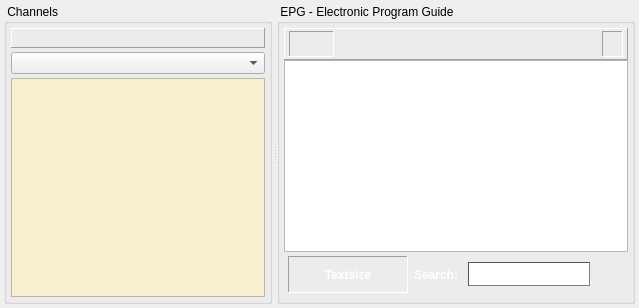
         <widget class="QWidget" name="epgTab">
          <property name="styleSheet">
           <string notr="true"/>
          </property>
          <attribute name="title">
           <string>Program Guide</string>
          </attribute>
          <layout class="QVBoxLayout" name="verticalLayout_3">
           <property name="margin">
            <number>4</number>
           </property>
           <item>
            <widget class="QSplitter" name="vSplitterChanEpg">
             <property name="styleSheet">
              <string notr="true">QSplitter#vSplitterChanEpg::handle {
     image: url(:/png/v_split);
 }

 QSplitter#vSplitterChanEpg::handle:horizontal {
     width: 5px;
 }

 QSplitter#vSplitterChanEpg::handle:vertical {
     height: 5px;
 }

 QSplitter#vSplitterChanEpg::handle:hover {
    image: url(:/png/v_split_hover);
 }

 QSplitter#vSplitterChanEpg::handle:pressed {
    image: url(:/png/v_split_pressed);
 }
</string>
             </property>
             <property name="orientation">
              <enum>Qt::Horizontal</enum>
             </property>
             <widget class="QGroupBox" name="groupChannels">
              <property name="title">
               <string> Channels </string>
              </property>
              <layout class="QVBoxLayout" name="verticalLayout_6">
               <property name="spacing">
                <number>4</number>
               </property>
               <property name="margin">
                <number>4</number>
               </property>
               <item>
                <widget class="QFrame" name="hFrameFav">
                 <property name="contextMenuPolicy">
                  <enum>Qt::DefaultContextMenu</enum>
                 </property>
                 <property name="styleSheet">
                  <string notr="true">QFrame#hFrameFav {
background-color: qlineargradient(spread:pad, x1:0, y1:0, x2:0, y2:1, stop:0 #eee, 	stop:0.7 grey, stop:1 #dedede);
};</string>
                 </property>
                 <property name="frameShape">
                  <enum>QFrame::Panel</enum>
                 </property>
                 <property name="frameShadow">
                  <enum>QFrame::Raised</enum>
                 </property>
                 <layout class="QHBoxLayout" name="hLayoutFavFrame">
                  <property name="spacing">
                   <number>0</number>
                  </property>
                  <item>
                   <spacer name="hSpacerLeft">
                    <property name="orientation">
                     <enum>Qt::Horizontal</enum>
                    </property>
                    <property name="sizeHint" stdset="0">
                     <size>
                      <width>40</width>
                      <height>0</height>
                     </size>
                    </property>
                   </spacer>
                  </item>
                  <item>
                   <layout class="QGridLayout" name="gLayoutFav">
                    <property name="spacing">
                     <number>4</number>
                    </property>
                   </layout>
                  </item>
                  <item>
                   <spacer name="hlSpacerRight">
                    <property name="orientation">
                     <enum>Qt::Horizontal</enum>
                    </property>
                    <property name="sizeHint" stdset="0">
                     <size>
                      <width>40</width>
                      <height>0</height>
                     </size>
                    </property>
                   </spacer>
                  </item>
                 </layout>
                </widget>
               </item>
               <item>
                <widget class="QComboBox" name="cbxChannelGroup">
                 <property name="whatsThis">
                  <string>Channel Group</string>
                 </property>
                </widget>
               </item>
               <item>
                <widget class="QListView" name="channelList">
                 <property name="contextMenuPolicy">
                  <enum>Qt::CustomContextMenu</enum>
                 </property>
                 <property name="toolTip">
                  <string/>
                 </property>
                 <property name="whatsThis">
                  <string>Channel List</string>
                 </property>
                 <property name="styleSheet">
                  <string notr="true">QListView#channelList {
show-decoration-selected: 1;
background-color: rgb(247, 239, 205);
}

QListView#channelList::item:selected {
background-color: rgb(255, 167, 26);
alternate-background-color: rgb(255, 167, 26);
}

QListView#channelList::item:hover {
background-color: rgb(255, 110, 14);
}
</string>
                 </property>
                 <property name="editTriggers">
                  <set>QAbstractItemView::NoEditTriggers</set>
                 </property>
                 <property name="alternatingRowColors">
                  <bool>true</bool>
                 </property>
                 <property name="iconSize">
                  <size>
                   <width>24</width>
                   <height>24</height>
                  </size>
                 </property>
                </widget>
               </item>
              </layout>
             </widget>
             <widget class="QGroupBox" name="groupEPG">
              <property name="title">
               <string> EPG - Electronic Program Guide </string>
              </property>
              <layout class="QVBoxLayout" name="verticalLayout">
               <property name="margin">
                <number>4</number>
               </property>
               <item>
                <layout class="QVBoxLayout" name="verticalLayout_2">
                 <property name="spacing">
                  <number>0</number>
                 </property>
                 <item>
                  <layout class="QHBoxLayout" name="hLayoutEpgNavi">
                   <property name="spacing">
                    <number>0</number>
                   </property>
                  </layout>
                 </item>
                 <item>
                  <widget class="QFrame" name="frameEpgCtrl">
                   <property name="styleSheet">
                    <string notr="true">QFrame#frameEpgCtrl {
background-color: qlineargradient(spread:pad, x1:0, y1:0, x2:0, y2:1, stop:0 #eee, 	stop:0.7 grey, stop:1 #dedede);
};</string>
                   </property>
                   <property name="frameShape">
                    <enum>QFrame::Panel</enum>
                   </property>
                   <property name="frameShadow">
                    <enum>QFrame::Raised</enum>
                   </property>
                   <layout class="QHBoxLayout" name="horizontalLayout_5">
                    <property name="leftMargin">
                     <number>4</number>
                    </property>
                    <property name="topMargin">
                     <number>2</number>
                    </property>
                    <property name="rightMargin">
                     <number>4</number>
                    </property>
                    <property name="bottomMargin">
                     <number>2</number>
                    </property>
                    <item>
                     <widget class="QFrame" name="frameChan">
                      <property name="styleSheet">
                       <string notr="true"/>
                      </property>
                      <property name="frameShape">
                       <enum>QFrame::Panel</enum>
                      </property>
                      <property name="frameShadow">
                       <enum>QFrame::Sunken</enum>
                      </property>
                      <layout class="QHBoxLayout" name="horizontalLayout_3">
                       <property name="spacing">
                        <number>4</number>
                       </property>
                       <property name="leftMargin">
                        <number>4</number>
                       </property>
                       <property name="topMargin">
                        <number>0</number>
                       </property>
                       <property name="rightMargin">
                        <number>4</number>
                       </property>
                       <property name="bottomMargin">
                        <number>0</number>
                       </property>
                       <item>
                        <widget class="QLabel" name="labChanIcon">
                         <property name="minimumSize">
                          <size>
                           <width>24</width>
                           <height>24</height>
                          </size>
                         </property>
                         <property name="text">
                          <string/>
                         </property>
                        </widget>
                       </item>
                       <item>
                        <widget class="QLabel" name="labChanName">
                         <property name="styleSheet">
                          <string notr="true">QLabel#labChanName {
font-weight: bold;
color: white;
}</string>
                         </property>
                         <property name="text">
                          <string/>
                         </property>
                        </widget>
                       </item>
                      </layout>
                     </widget>
                    </item>
                    <item>
                     <spacer name="horizontalSpacer_2">
                      <property name="orientation">
                       <enum>Qt::Horizontal</enum>
                      </property>
                      <property name="sizeHint" stdset="0">
                       <size>
                        <width>40</width>
                        <height>20</height>
                       </size>
                      </property>
                     </spacer>
                    </item>
                    <item>
                     <widget class="QFrame" name="frameNavi">
                      <property name="frameShape">
                       <enum>QFrame::Panel</enum>
                      </property>
                      <property name="frameShadow">
                       <enum>QFrame::Sunken</enum>
                      </property>
                      <layout class="QHBoxLayout" name="horizontalLayout_4">
                       <property name="leftMargin">
                        <number>6</number>
                       </property>
                       <property name="topMargin">
                        <number>0</number>
                       </property>
                       <property name="rightMargin">
                        <number>6</number>
                       </property>
                       <property name="bottomMargin">
                        <number>0</number>
                       </property>
                       <item>
                        <widget class="QLabel" name="labCurrDay">
                         <property name="styleSheet">
                          <string notr="true">QLabel#labCurrDay {
font-weight: bold;
color: white;
}</string>
                         </property>
                         <property name="text">
                          <string/>
                         </property>
                        </widget>
                       </item>
                      </layout>
                     </widget>
                    </item>
                   </layout>
                  </widget>
                 </item>
                 <item>
                  <widget class="CEpgBrowser" name="textEpg">
                   <property name="styleSheet">
                    <string notr="true"/>
                   </property>
                   <property name="locale">
                    <locale language="English" country="UnitedStates"/>
                   </property>
                   <property name="frameShadow">
                    <enum>QFrame::Sunken</enum>
                   </property>
                   <property name="lineWidth">
                    <number>1</number>
                   </property>
                   <property name="openLinks">
                    <bool>false</bool>
                   </property>
                  </widget>
                 </item>
                 <item>
                  <widget class="QFrame" name="frameSearch">
                   <property name="minimumSize">
                    <size>
                     <width>0</width>
                     <height>45</height>
                    </size>
                   </property>
                   <property name="styleSheet">
                    <string notr="true">QFrame#frameSearch {
background-color: qlineargradient(spread:pad, x1:0, y1:0, x2:0, y2:1, stop:0 #ccc, 	stop:0.7 #555, stop:1 #bbb);
border-left: 1px solid #eee;
border-right: 1px solid #666;
border-bottom: 1px solid #666;
border-top: 0px;
};</string>
                   </property>
                   <property name="frameShape">
                    <enum>QFrame::NoFrame</enum>
                   </property>
                   <property name="frameShadow">
                    <enum>QFrame::Raised</enum>
                   </property>
                   <property name="lineWidth">
                    <number>1</number>
                   </property>
                   <layout class="QHBoxLayout" name="horizontalLayout_8">
                    <property name="margin">
                     <number>4</number>
                    </property>
                    <item>
                     <widget class="QFrame" name="frTextsize">
                      <property name="minimumSize">
                       <size>
                        <width>120</width>
                        <height>0</height>
                       </size>
                      </property>
                      <property name="frameShape">
                       <enum>QFrame::Panel</enum>
                      </property>
                      <property name="frameShadow">
                       <enum>QFrame::Sunken</enum>
                      </property>
                      <layout class="QHBoxLayout" name="horizontalLayout_9">
                       <property name="spacing">
                        <number>2</number>
                       </property>
                       <property name="margin">
                        <number>2</number>
                       </property>
                       <item>
                        <widget class="QPushButton" name="btnFontSmaller">
                         <property name="minimumSize">
                          <size>
                           <width>20</width>
                           <height>20</height>
                          </size>
                         </property>
                         <property name="maximumSize">
                          <size>
                           <width>20</width>
                           <height>20</height>
                          </size>
                         </property>
                         <property name="text">
                          <string/>
                         </property>
                         <property name="icon">
                          <iconset resource="../common.qrc">
                           <normaloff>:/app/zoom-out</normaloff>:/app/zoom-out</iconset>
                         </property>
                         <property name="iconSize">
                          <size>
                           <width>16</width>
                           <height>16</height>
                          </size>
                         </property>
                         <property name="autoDefault">
                          <bool>false</bool>
                         </property>
                         <property name="flat">
                          <bool>true</bool>
                         </property>
                        </widget>
                       </item>
                       <item>
                        <widget class="QLabel" name="labTextSize">
                         <property name="styleSheet">
                          <string notr="true">QLabel#labTextSize {
font-weight: bold;
color: white;
}</string>
                         </property>
                         <property name="text">
                          <string>Textsize</string>
                         </property>
                         <property name="alignment">
                          <set>Qt::AlignCenter</set>
                         </property>
                        </widget>
                       </item>
                       <item>
                        <widget class="QPushButton" name="btnFontLarger">
                         <property name="minimumSize">
                          <size>
                           <width>20</width>
                           <height>20</height>
                          </size>
                         </property>
                         <property name="maximumSize">
                          <size>
                           <width>20</width>
                           <height>20</height>
                          </size>
                         </property>
                         <property name="text">
                          <string/>
                         </property>
                         <property name="icon">
                          <iconset resource="../common.qrc">
                           <normaloff>:/app/zoom-in</normaloff>:/app/zoom-in</iconset>
                         </property>
                         <property name="iconSize">
                          <size>
                           <width>16</width>
                           <height>16</height>
                          </size>
                         </property>
                         <property name="autoDefault">
                          <bool>false</bool>
                         </property>
                         <property name="flat">
                          <bool>true</bool>
                         </property>
                        </widget>
                       </item>
                      </layout>
                     </widget>
                    </item>
                    <item>
                     <widget class="QLabel" name="labSearch">
                      <property name="styleSheet">
                       <string notr="true">QLabel#labSearch {
font-weight: bold;
color: white;
}</string>
                      </property>
                      <property name="text">
                       <string>Search: </string>
                      </property>
                     </widget>
                    </item>
                    <item>
                     <widget class="QLineEdit" name="lineSearch">
                      <property name="minimumSize">
                       <size>
                        <width>100</width>
                        <height>24</height>
                       </size>
                      </property>
                      <property name="styleSheet">
                       <string notr="true">QLineEdit#lineSearch {
  color: #800;   
  font: bold;
   background-image: url(:/app/search);
   background-repeat: no-repeat;
   background-position: LEFT;
   border: 1px inset;
   border-color: #555;
 }</string>
                      </property>
                     </widget>
                    </item>
                    <item>
                     <widget class="QPushButton" name="btnSearch">
                      <property name="minimumSize">
                       <size>
                        <width>28</width>
                        <height>28</height>
                       </size>
                      </property>
                      <property name="maximumSize">
                       <size>
                        <width>28</width>
                        <height>28</height>
                       </size>
                      </property>
                      <property name="text">
                       <string/>
                      </property>
                      <property name="icon">
                       <iconset resource="../common.qrc">
                        <normaloff>:/app/find</normaloff>:/app/find</iconset>
                      </property>
                      <property name="iconSize">
                       <size>
                        <width>24</width>
                        <height>24</height>
                       </size>
                      </property>
                      <property name="autoDefault">
                       <bool>false</bool>
                      </property>
                      <property name="flat">
                       <bool>true</bool>
                      </property>
                     </widget>
                    </item>
                   </layout>
                  </widget>
                 </item>
                </layout>
               </item>
              </layout>
             </widget>
            </widget>
           </item>
          </layout>
         </widget>
